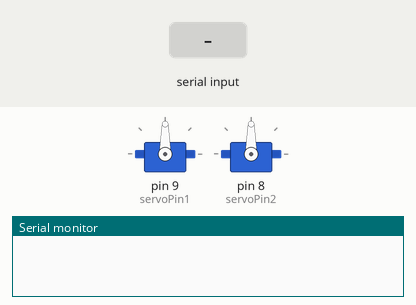
Simulated run of this sketch. Board: Arduino Uno, built with avr-gcc and run on an emulated ATmega328P. Shown: 2 × servo, the last lines printed to the serial monitor. The inputs (shaded band) are chosen by the test bench.

Above: at 1.2 s.
1.3 s: "open" received over Serial
At 2.5 s:
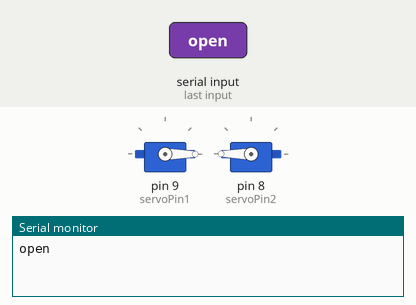
2.8 s: "close" received over Serial
At 3.9 s:
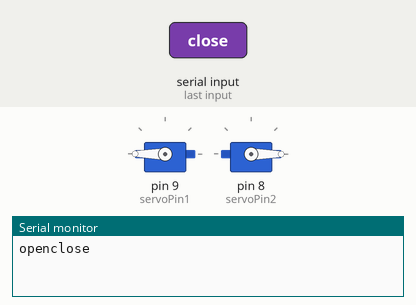
Timing chart, 0 to 5.8 s (numbered marks = the images above; inputs shaded):
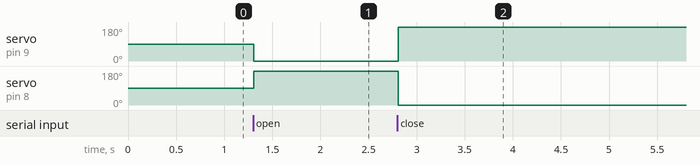

The sketch:

hackathon_Graspo_Arduino.ino
```cpp
// Include the Servo library
#include <Servo.h>
// Declare the Servo pin
int servoPin1 = 9;
int servoPin2 = 8;
// Create a servo object
Servo Servo1;
Servo Servo2;
String state = "";
void setup() {
   // We need to attach the servo to the used pin number
   Serial.begin(9600);
   Serial.setTimeout(5);
   Servo1.attach(servoPin1);
   Servo2.attach(servoPin2);
}
void loop(){

    if(Serial.available() > 0){

       state = Serial.readString();
       Serial.print(state);
       if (state == "open")
       {
          Servo1.write(0);
         Servo2.write(180);
         delay(1000);
        }
       if (state == "close")
       {
         Servo1.write(180);
         Servo2.write(0);
         delay(1000);
        }

      }

}
```

Measured:
- after the input at 1.3 s, servo on pin 9 (servoPin1): 90° → 0° at once; servo on pin 8 (servoPin2): 90° → 180° at once
- after the input at 2.8 s, servo on pin 9 (servoPin1): 0° → 180° at once; servo on pin 8 (servoPin2): 180° → 0° at once
